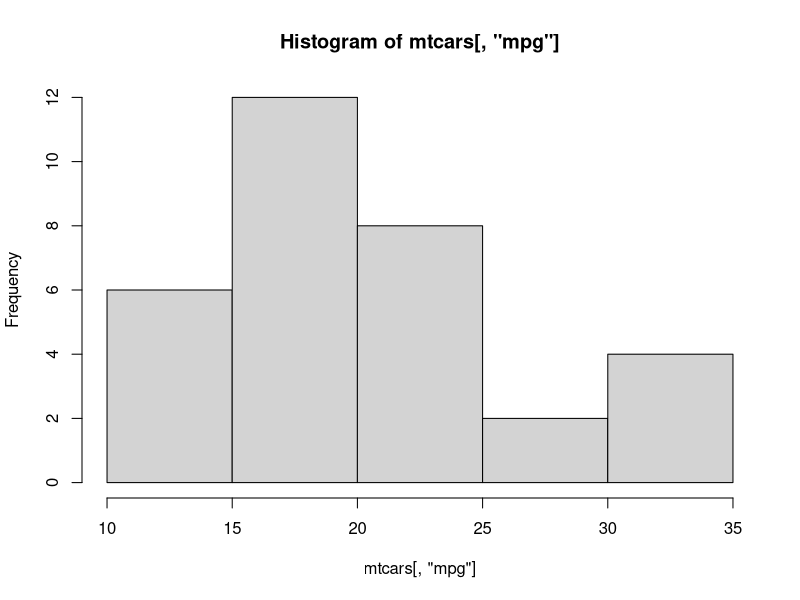

This figure's R source:
##################################
# R script pour l'atelier R 
# 
# Créer par Sahir, July 28th, 2015
# Updated: 
# NOTE: 
##################################

# importer les donnés (mtcars fait parti du library datasets, ce qui 
# viens pré-installer avec R)
df <- mtcars

# voir les variables en df
str(df)

# histogram de mpg
hist(mtcars[,"mpg"])

# régression linéaire
fit <- lm(mpg ~ cyl, data=df)

# sommaire des résultat
summary(fit)